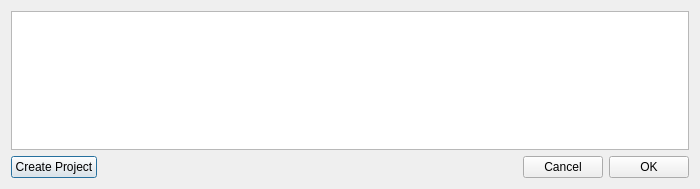
<?xml version="1.0" encoding="UTF-8"?>
<ui version="4.0">
 <class>selectProjectDlg</class>
 <widget class="QDialog" name="selectProjectDlg">
  <property name="geometry">
   <rect>
    <x>0</x>
    <y>0</y>
    <width>700</width>
    <height>189</height>
   </rect>
  </property>
  <property name="windowTitle">
   <string>Select a project</string>
  </property>
  <layout class="QVBoxLayout" name="verticalLayout">
   <item>
    <widget class="QTableView" name="projectView"/>
   </item>
   <item>
    <layout class="QHBoxLayout" name="horizontalLayout_2">
     <property name="bottomMargin">
      <number>0</number>
     </property>
     <item>
      <widget class="QPushButton" name="createNewProjBtn">
       <property name="sizePolicy">
        <sizepolicy hsizetype="Preferred" vsizetype="Fixed">
         <horstretch>0</horstretch>
         <verstretch>0</verstretch>
        </sizepolicy>
       </property>
       <property name="text">
        <string>Create Project</string>
       </property>
      </widget>
     </item>
     <item>
      <spacer name="horizontalSpacer">
       <property name="orientation">
        <enum>Qt::Horizontal</enum>
       </property>
       <property name="sizeHint" stdset="0">
        <size>
         <width>40</width>
         <height>20</height>
        </size>
       </property>
      </spacer>
     </item>
     <item>
      <widget class="QPushButton" name="cancelBtn">
       <property name="text">
        <string>Cancel</string>
       </property>
      </widget>
     </item>
     <item>
      <widget class="QPushButton" name="okBtn">
       <property name="text">
        <string>OK</string>
       </property>
      </widget>
     </item>
    </layout>
   </item>
  </layout>
 </widget>
 <resources/>
 <connections/>
</ui>
